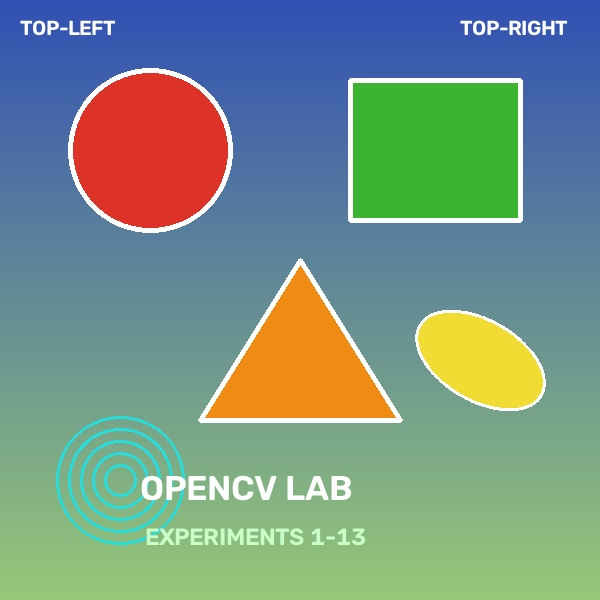
#> input picture LAB/photo.jpg, 600 x 600 px
$ python 'experiment 18.py'
#> lines starting #> are read from the running program, lines starting #| are printed output that depends on the picture; after the words box and inside, x2 and y2 are one past the last pixel; in counts of white or black regions, pixels touching at a corner belong together
"""
EXPERIMENT 18: Implement image cropping, copying and pasting to select a region of interest (ROI) from the source image using OpenCV.

AIM:
    To select, crop, copy, and paste a Region of Interest (ROI) from a source image to another location within the image using NumPy slicing and OpenCV.

PROCEDURE:
    1. Import cv2.
    2. Read the input image.
    3. Define bounding coordinates [y1:y2, x1:x2] for the Region of Interest (ROI).
    4. Crop the ROI using array slicing: roi = image[y1:y2, x1:x2].
    5. Save the cropped ROI to disk.
    6. Paste the copied ROI onto a new coordinate location within the image.
    7. Save and display the final composite output image.

INPUT:
    photo.jpg (Source image)

OUTPUT:
    experiment 18_output.jpg (Output image)

RESULT:
    Thus, image cropping, copying, and pasting of a Region of Interest (ROI) was successfully implemented using OpenCV array slicing.
"""

# ==================== PROGRAM CODE ====================
import cv2

image = cv2.imread("photo.jpg")
#> image is the input picture: shape (600, 600, 3); mean B, G, R 133.6, 146.9, 119.8
h, w = image.shape[:2]
#> h = 600; w = 600

# Define and crop ROI (lighthouse tower region)
roi = image[100:450, 350:550].copy()
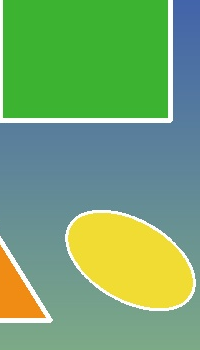
#> roi: shape (350, 200, 3); mean B, G, R 111.4, 166.9, 117.5
cv2.imwrite("experiment 18_cropped_roi.jpg", roi)

# Paste cropped ROI to another area
output = image.copy()
roi_h, roi_w = roi.shape[:2]
#> roi_h = 350; roi_w = 200
output[100:100 + roi_h, 50:50 + roi_w] = roi
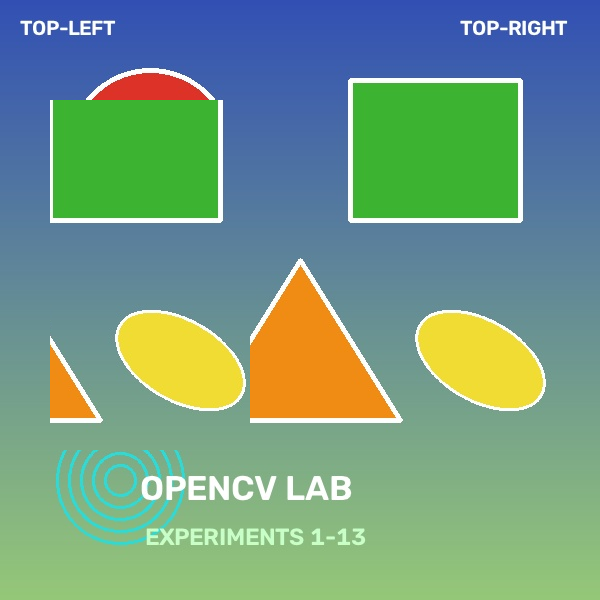
#> output: shape (600, 600, 3); 12.5% of pixels changed, all inside (x1, y1, x2, y2) = (50, 100, 250, 450)

cv2.imwrite("experiment 18_output.jpg", output)
print("ROI cropping and pasting complete.")

print("RESULT: Thus, image cropping, copying, and pasting of a Region of Interest (ROI) was successfully implemented using OpenCV array slicing.")

$ run again, with LAB/experiment 10_y_axis_flipped.jpg copied over LAB/photo.jpg
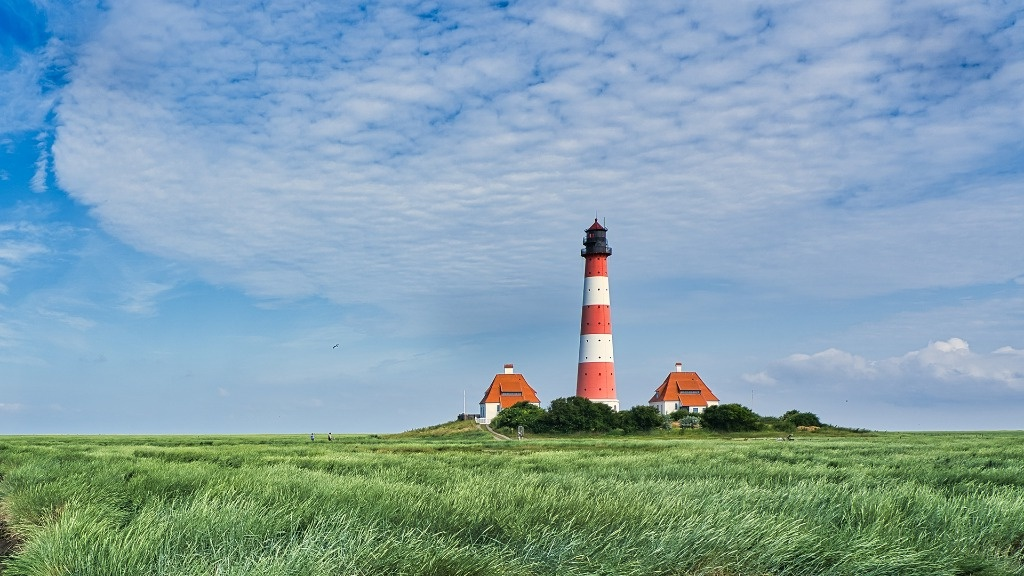
#> input picture LAB/experiment 10_y_axis_flipped.jpg, 1024 x 576 px
#> image is the input picture: shape (576, 1024, 3); mean B, G, R 170.9, 160.8, 129.9
#> `roi = image[100:450, 350:550].copy()`:
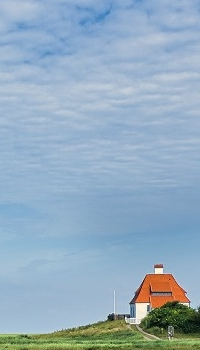
#> roi: shape (350, 200, 3); mean B, G, R 191.3, 172, 146.9
#> `output[100:100 + roi_h, 50:50 + roi_w] = roi`:
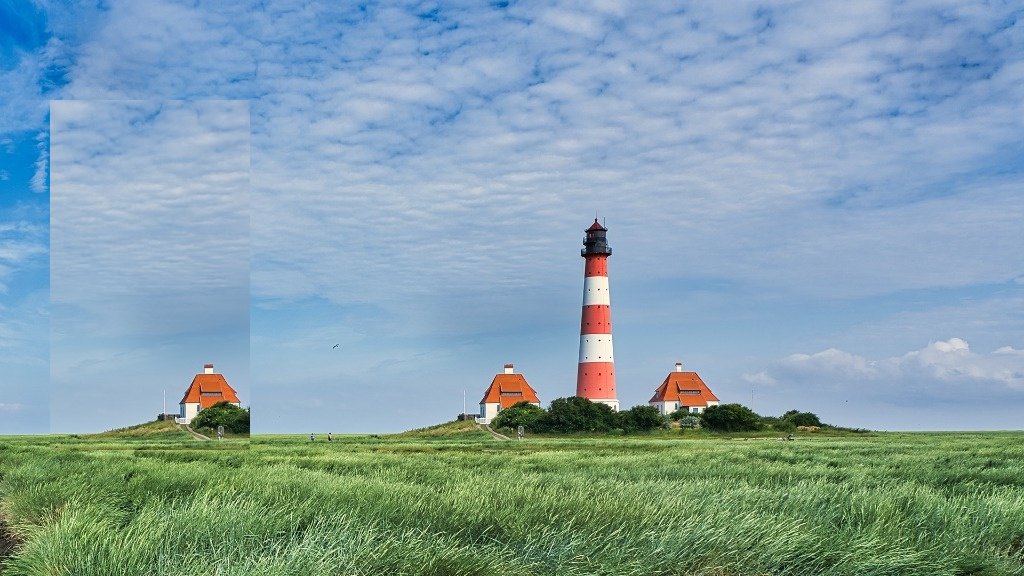
#> output: shape (576, 1024, 3); 11.86% of pixels changed, all inside (x1, y1, x2, y2) = (50, 100, 250, 450)
